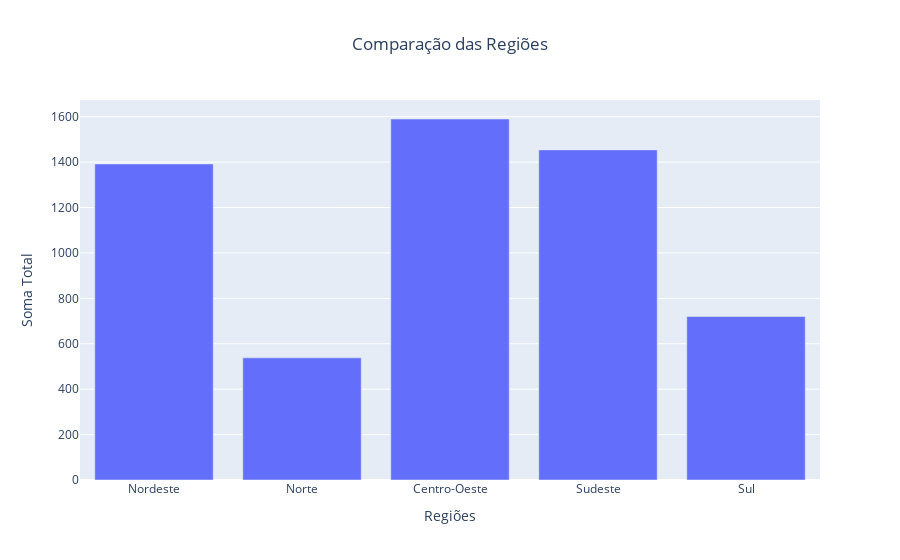

The code cell stored with this chart in its notebook:
### Markdown cell above
### Gráfico 7.2

### Code cell
# Somar as contagens de cada região
soma_nordeste = df_nordeste['Contagem'].sum()
soma_norte = df_norte['Contagem'].sum()
soma_centro_oeste = df_centro_oeste['Contagem'].sum()
soma_sudeste = df_sudeste['Contagem'].sum()
soma_sul = df_sul['Contagem'].sum()

# Criar uma lista de regiões e suas somas
regioes = ['Nordeste', 'Norte', 'Centro-Oeste', 'Sudeste', 'Sul']
somas = [soma_nordeste, soma_norte, soma_centro_oeste, soma_sudeste, soma_sul]

# Criar gráfico de barras usando Plotly
fig = px.bar(x=regioes, y=somas, labels={'x': 'Região', 'y': 'Soma das Contagens'},
             title='Comparação das Regiões')

# Atualizar layout para torná-lo interativo e elegante
fig.update_layout(xaxis_title='Regiões', yaxis_title='Soma Total', 
                  title_x=0.5,  # Centralizar o título
                  template='plotly')

# Exibir o gráfico
fig.show()

### Figure 1 — Plotly figure (JSON) as saved in the notebook; plotly's stock layout.template omitted (floating-point values rounded to 4 significant figures)
{"data": [{"alignmentgroup": "True", "hovertemplate": "Região=%{x}<br>Soma das Contagens=%{y}<extra></extra>", "legendgroup": "", "marker": {"color": "#636efa", "pattern": {"shape": ""}}, "name": "", "offsetgroup": "", "orientation": "v", "showlegend": false, "textposition": "auto", "type": "bar", "x": ["Nordeste", "Norte", "Centro-Oeste", "Sudeste", "Sul"], "xaxis": "x", "y": [1392, 538, 1590, 1454, 720], "yaxis": "y"}], "layout": {"barmode": "relative", "legend": {"tracegroupgap": 0}, "title": {"text": "Comparação das Regiões", "x": 0.5}, "xaxis": {"anchor": "y", "domain": [0, 1], "title": {"text": "Regiões"}}, "yaxis": {"anchor": "x", "domain": [0, 1], "title": {"text": "Soma Total"}}}}
